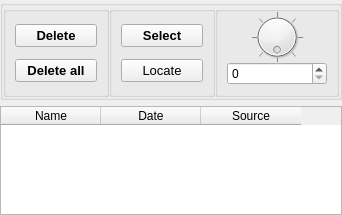
       <widget class="QWidget" name="MeasurementsList">
        <property name="geometry">
         <rect>
          <x>0</x>
          <y>0</y>
          <width>342</width>
          <height>215</height>
         </rect>
        </property>
        <attribute name="label">
         <string>Measurements List</string>
        </attribute>
        <layout class="QGridLayout" name="gridLayout_2">
         <property name="margin">
          <number>0</number>
         </property>
         <item row="0" column="0">
          <widget class="QGroupBox" name="boxMeasurementBtn">
           <property name="sizePolicy">
            <sizepolicy hsizetype="Minimum" vsizetype="Minimum">
             <horstretch>0</horstretch>
             <verstretch>0</verstretch>
            </sizepolicy>
           </property>
           <property name="minimumSize">
            <size>
             <width>300</width>
             <height>100</height>
            </size>
           </property>
           <property name="maximumSize">
            <size>
             <width>10000</width>
             <height>400</height>
            </size>
           </property>
           <property name="title">
            <string/>
           </property>
           <layout class="QGridLayout" name="gridLayout_8">
            <property name="margin">
             <number>0</number>
            </property>
            <property name="spacing">
             <number>0</number>
            </property>
            <item row="0" column="0">
             <widget class="QGroupBox" name="group_measurementManager">
              <property name="maximumSize">
               <size>
                <width>200</width>
                <height>200</height>
               </size>
              </property>
              <property name="title">
               <string/>
              </property>
              <layout class="QVBoxLayout" name="verticalLayout_11">
               <property name="spacing">
                <number>0</number>
               </property>
               <property name="topMargin">
                <number>0</number>
               </property>
               <property name="bottomMargin">
                <number>0</number>
               </property>
               <item>
                <widget class="QPushButton" name="btnDelete">
                 <property name="font">
                  <font>
                   <pointsize>10</pointsize>
                   <weight>75</weight>
                   <bold>true</bold>
                  </font>
                 </property>
                 <property name="cursor">
                  <cursorShape>PointingHandCursor</cursorShape>
                 </property>
                 <property name="contextMenuPolicy">
                  <enum>Qt::DefaultContextMenu</enum>
                 </property>
                 <property name="text">
                  <string>Delete</string>
                 </property>
                </widget>
               </item>
               <item>
                <widget class="QPushButton" name="btnDeleteAll">
                 <property name="font">
                  <font>
                   <pointsize>10</pointsize>
                   <weight>75</weight>
                   <bold>true</bold>
                  </font>
                 </property>
                 <property name="cursor">
                  <cursorShape>PointingHandCursor</cursorShape>
                 </property>
                 <property name="contextMenuPolicy">
                  <enum>Qt::DefaultContextMenu</enum>
                 </property>
                 <property name="text">
                  <string>Delete all</string>
                 </property>
                </widget>
               </item>
              </layout>
             </widget>
            </item>
            <item row="0" column="1">
             <widget class="QGroupBox" name="group_locate">
              <property name="sizePolicy">
               <sizepolicy hsizetype="Minimum" vsizetype="Minimum">
                <horstretch>0</horstretch>
                <verstretch>0</verstretch>
               </sizepolicy>
              </property>
              <property name="maximumSize">
               <size>
                <width>250</width>
                <height>200</height>
               </size>
              </property>
              <property name="title">
               <string/>
              </property>
              <layout class="QVBoxLayout" name="verticalLayout_12">
               <property name="spacing">
                <number>0</number>
               </property>
               <property name="topMargin">
                <number>0</number>
               </property>
               <property name="bottomMargin">
                <number>0</number>
               </property>
               <item>
                <widget class="QPushButton" name="btnSelect">
                 <property name="font">
                  <font>
                   <pointsize>10</pointsize>
                   <weight>75</weight>
                   <bold>true</bold>
                  </font>
                 </property>
                 <property name="cursor">
                  <cursorShape>PointingHandCursor</cursorShape>
                 </property>
                 <property name="contextMenuPolicy">
                  <enum>Qt::DefaultContextMenu</enum>
                 </property>
                 <property name="text">
                  <string>Select</string>
                 </property>
                </widget>
               </item>
               <item>
                <widget class="QPushButton" name="btnLocate">
                 <property name="maximumSize">
                  <size>
                   <width>500</width>
                   <height>16777215</height>
                  </size>
                 </property>
                 <property name="font">
                  <font>
                   <pointsize>10</pointsize>
                  </font>
                 </property>
                 <property name="text">
                  <string>Locate</string>
                 </property>
                </widget>
               </item>
              </layout>
             </widget>
            </item>
            <item row="0" column="2">
             <widget class="QGroupBox" name="group_angle">
              <property name="sizePolicy">
               <sizepolicy hsizetype="Minimum" vsizetype="Preferred">
                <horstretch>0</horstretch>
                <verstretch>0</verstretch>
               </sizepolicy>
              </property>
              <property name="minimumSize">
               <size>
                <width>100</width>
                <height>0</height>
               </size>
              </property>
              <property name="maximumSize">
               <size>
                <width>150</width>
                <height>16777215</height>
               </size>
              </property>
              <property name="sizeIncrement">
               <size>
                <width>100</width>
                <height>0</height>
               </size>
              </property>
              <property name="baseSize">
               <size>
                <width>100</width>
                <height>0</height>
               </size>
              </property>
              <property name="title">
               <string/>
              </property>
              <property name="alignment">
               <set>Qt::AlignCenter</set>
              </property>
              <property name="flat">
               <bool>false</bool>
              </property>
              <layout class="QVBoxLayout" name="verticalLayout_9">
               <property name="spacing">
                <number>0</number>
               </property>
               <property name="leftMargin">
                <number>9</number>
               </property>
               <property name="topMargin">
                <number>0</number>
               </property>
               <property name="rightMargin">
                <number>9</number>
               </property>
               <property name="bottomMargin">
                <number>9</number>
               </property>
               <item>
                <widget class="QDial" name="dialAngle">
                 <property name="minimumSize">
                  <size>
                   <width>0</width>
                   <height>0</height>
                  </size>
                 </property>
                 <property name="maximumSize">
                  <size>
                   <width>100</width>
                   <height>100</height>
                  </size>
                 </property>
                 <property name="font">
                  <font>
                   <pointsize>12</pointsize>
                  </font>
                 </property>
                 <property name="cursor">
                  <cursorShape>OpenHandCursor</cursorShape>
                 </property>
                 <property name="maximum">
                  <number>359</number>
                 </property>
                 <property name="singleStep">
                  <number>10</number>
                 </property>
                 <property name="value">
                  <number>0</number>
                 </property>
                 <property name="sliderPosition">
                  <number>0</number>
                 </property>
                 <property name="tracking">
                  <bool>true</bool>
                 </property>
                 <property name="orientation">
                  <enum>Qt::Vertical</enum>
                 </property>
                 <property name="invertedAppearance">
                  <bool>false</bool>
                 </property>
                 <property name="invertedControls">
                  <bool>false</bool>
                 </property>
                 <property name="wrapping">
                  <bool>true</bool>
                 </property>
                 <property name="notchTarget">
                  <double>10.000000000000000</double>
                 </property>
                 <property name="notchesVisible">
                  <bool>true</bool>
                 </property>
                </widget>
               </item>
               <item>
                <widget class="QSpinBox" name="rotationAngle">
                 <property name="sizePolicy">
                  <sizepolicy hsizetype="Minimum" vsizetype="Fixed">
                   <horstretch>120</horstretch>
                   <verstretch>0</verstretch>
                  </sizepolicy>
                 </property>
                 <property name="minimumSize">
                  <size>
                   <width>100</width>
                   <height>0</height>
                  </size>
                 </property>
                 <property name="maximumSize">
                  <size>
                   <width>100</width>
                   <height>16777215</height>
                  </size>
                 </property>
                 <property name="maximum">
                  <number>360</number>
                 </property>
                </widget>
               </item>
              </layout>
             </widget>
            </item>
           </layout>
          </widget>
         </item>
         <item row="1" column="0">
          <widget class="QTableWidget" name="listMeasurements">
           <property name="sizePolicy">
            <sizepolicy hsizetype="Minimum" vsizetype="Expanding">
             <horstretch>0</horstretch>
             <verstretch>0</verstretch>
            </sizepolicy>
           </property>
           <property name="minimumSize">
            <size>
             <width>300</width>
             <height>0</height>
            </size>
           </property>
           <property name="dragDropOverwriteMode">
            <bool>false</bool>
           </property>
           <column>
            <property name="text">
             <string>Name</string>
            </property>
           </column>
           <column>
            <property name="text">
             <string>Date</string>
            </property>
           </column>
           <column>
            <property name="text">
             <string>Source</string>
            </property>
           </column>
          </widget>
         </item>
        </layout>
       </widget>
